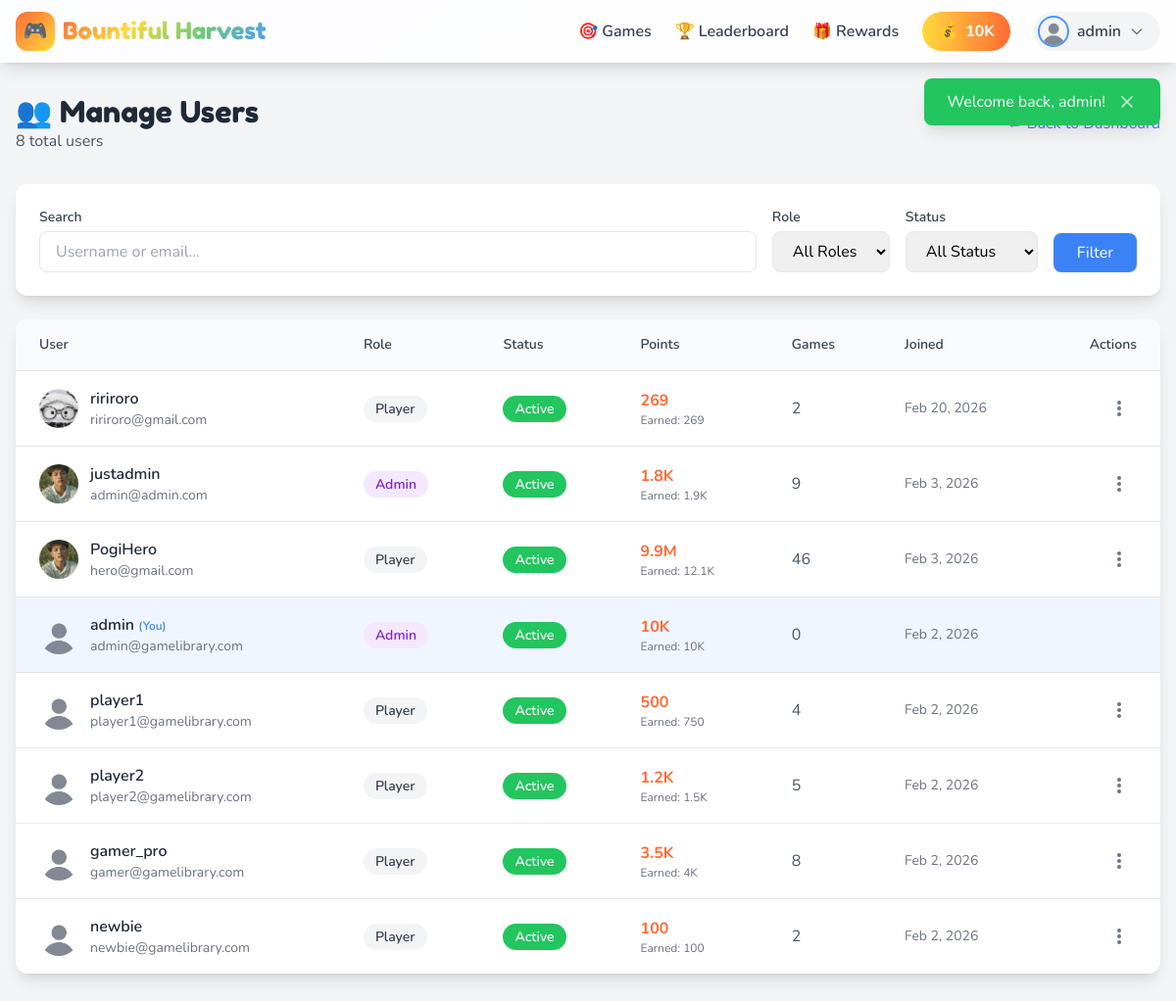
The page /admin/users.php (signed in) on the database its author committed.
### tables this page shows
CREATE TABLE `wallet` (
  `id` int(10) UNSIGNED NOT NULL,
  `user_id` int(10) UNSIGNED NOT NULL,
  `balance` int(10) UNSIGNED DEFAULT 0,
  `total_earned` int(10) UNSIGNED DEFAULT 0,
  `total_spent` int(10) UNSIGNED DEFAULT 0,
  `last_transaction_at` timestamp NULL DEFAULT NULL,
  `created_at` timestamp NOT NULL DEFAULT current_timestamp(),
  `updated_at` timestamp NOT NULL DEFAULT current_timestamp() ON UPDATE current_timestamp()
);

CREATE TABLE `users` (
  `id` int(10) UNSIGNED NOT NULL,
  `username` varchar(50) NOT NULL,
  `email` varchar(100) NOT NULL,
  `password` varchar(255) NOT NULL,
  `role` enum('player','admin') DEFAULT 'player',
  `avatar` varchar(255) DEFAULT 'default-avatar.png',
  `status` enum('active','banned','suspended') DEFAULT 'active',
  `email_verified_at` timestamp NULL DEFAULT NULL,
  `remember_token` varchar(100) DEFAULT NULL,
  `last_login` timestamp NULL DEFAULT NULL,
  `login_attempts` int(10) UNSIGNED DEFAULT 0,
  `locked_until` timestamp NULL DEFAULT NULL,
  `created_at` timestamp NOT NULL DEFAULT current_timestamp(),
  `updated_at` timestamp NOT NULL DEFAULT current_timestamp() ON UPDATE current_timestamp()
);

### includes/functions.php (called while the page is built, shortened)
<?php
function baseUrl(string $path = ''): string {
    return rtrim(APP_URL, '/') . '/' . ltrim($path, '/');
}
function asset(string $path): string {
    return baseUrl('assets/' . ltrim($path, '/'));
}
function e(string $string): string {
    return htmlspecialchars($string, ENT_QUOTES, 'UTF-8');
}
function formatNumber(int $number): string {
    if ($number >= 1000000) {
        return round($number / 1000000, 1) . 'M';
    }
    if ($number >= 1000) {
        return round($number / 1000, 1) . 'K';
    }
    return (string) $number;
}
function paginate(int $total, int $perPage, int $currentPage = 1): array {
    $totalPages = (int) ceil($total / $perPage);
    $currentPage = max(1, min($currentPage, $totalPages));
    $offset = ($currentPage - 1) * $perPage;
    return [
        'total' => $total,
        'per_page' => $perPage,
        'current_page' => $currentPage,
        'total_pages' => $totalPages,
        'offset' => $offset,
        'has_prev' => $currentPage > 1,
        'has_next' => $currentPage < $totalPages,
    ];
}
function statusColor(string $status): string {
    return match($status) {
        'active' => 'bg-green-500 text-white',
        'inactive', 'banned' => 'bg-red-500 text-white',
        'pending' => 'bg-yellow-500 text-black',
        'suspended', 'maintenance' => 'bg-orange-500 text-white',
        default => 'bg-gray-500 text-white'
    };
}

### includes/auth.php (called while the page is built, shortened)
<?php
class Auth {
    private static ?array $user = null;
    public static function check(): bool {
        if (isset($_SESSION['user_id'])) {
            return true;
        }
        return false;
    }
    public static function user(): ?array {
        if (self::$user === null) {
            self::$user = Database::fetch(
                "SELECT u.*, w.balance as wallet_balance
                 FROM users u
                 LEFT JOIN wallet w ON u.id = w.user_id
                 WHERE u.id = ?",
                [$_SESSION['user_id']]
            );
        }
        return self::$user;
    }
    public static function id(): ?int {
        return $_SESSION['user_id'] ?? null;
    }
}

### includes/database.php (called while the page is built, shortened)
<?php
class Database {
    private static ?PDO $instance = null;
    public static function getConnection(): PDO {
        if (self::$instance === null) {
            try {
                $dsn = sprintf(
                    "mysql:host=%s;dbname=%s;charset=%s",
                    DB_HOST,
                    DB_NAME,
                    DB_CHARSET
                );
                $options = [
                    PDO::ATTR_ERRMODE => PDO::ERRMODE_EXCEPTION,
                    PDO::ATTR_DEFAULT_FETCH_MODE => PDO::FETCH_ASSOC,
                    PDO::ATTR_EMULATE_PREPARES => false,
                    PDO::MYSQL_ATTR_INIT_COMMAND => "SET NAMES utf8mb4 COLLATE utf8mb4_unicode_ci"
                ];
                self::$instance = new PDO($dsn, DB_USER, DB_PASS, $options);
            } catch (PDOException $e) {
                if (APP_DEBUG) {
                    die("Database Connection Error: " . $e->getMessage());
                } else {
                    error_log("Database Connection Error: " . $e->getMessage());
                    die("A database error occurred. Please try again later.");
                }
            }
        }
        return self::$instance;
    }
    public static function db(): PDO {
        return self::getConnection();
    }
    public static function query(string $sql, array $params = []): PDOStatement {
        $stmt = self::db()->prepare($sql);
        $stmt->execute($params);
        return $stmt;
    }
    public static function fetch(string $sql, array $params = []): ?array {
        $result = self::query($sql, $params)->fetch();
        return $result ?: null;
    }
    public static function fetchAll(string $sql, array $params = []): array {
        return self::query($sql, $params)->fetchAll();
    }
}

### admin/users.php (the view, shortened to what this page needs)
<?php
require_once __DIR__ . '/../includes/header.php';
$page = max(1, (int)($_GET['page'] ?? 1));
$search = $_GET['search'] ?? '';
$where = ['1=1'];
$params = [];
$whereClause = implode(' AND ', $where);
$total = Database::fetch(
    "SELECT COUNT(*) as count FROM users WHERE $whereClause",
    $params
)['count'];
$pagination = paginate($total, USERS_PER_PAGE, $page);
$users = Database::fetchAll(
    "SELECT u.*, w.balance as wallet_balance, w.total_earned,
            (SELECT COUNT(*) FROM scores WHERE user_id = u.id) as games_played
     FROM users u
     LEFT JOIN wallet w ON u.id = w.user_id
     WHERE $whereClause
     ORDER BY u.created_at DESC
     LIMIT ? OFFSET ?",
    array_merge($params, [$pagination['per_page'], $pagination['offset']])
);
?>
<div class="min-h-screen py-8 px-4 bg-gray-100">
    <div class="max-w-7xl mx-auto">
        <div class="flex items-center justify-between mb-8">
            <div>
                <h1 class="font-game text-3xl text-gray-800">👥 Manage Users</h1>
                <p class="text-gray-600"><?= $total ?> total users</p>
            </div>
            <a href="<?= baseUrl('/admin/') ?>" class="text-blue-500 hover:underline">← Back to Dashboard</a>
        </div>
        <div class="bg-white rounded-xl shadow-lg p-6 mb-6">
            <form method="GET" class="flex flex-wrap gap-4 items-end">
                <div class="flex-1 min-w-[200px]">
                    <label class="block text-sm font-semibold text-gray-700 mb-1">Search</label>
                    <input type="text" name="search" value="<?= e($search) ?>"
                           placeholder="Username or email..."
                           class="w-full px-4 py-2 border rounded-lg focus:border-blue-500 outline-none">
                </div>
                <div>
                    <label class="block text-sm font-semibold text-gray-700 mb-1">Role</label>
                    <select name="role" class="px-4 py-2 border rounded-lg focus:border-blue-500 outline-none">
                        <option value="">All Roles</option>
                    </select>
                </div>
                <div>
                    <label class="block text-sm font-semibold text-gray-700 mb-1">Status</label>
                    <select name="status" class="px-4 py-2 border rounded-lg focus:border-blue-500 outline-none">
                        <option value="">All Status</option>
                    </select>
                </div>
                <button type="submit" class="bg-blue-500 text-white px-6 py-2 rounded-lg hover:bg-blue-600">
                    Filter
                </button>
                            </form>
        </div>
        <div class="bg-white rounded-xl shadow-lg overflow-hidden">
            <table class="w-full">
                <thead class="bg-gray-50 border-b">
                    <tr>
                        <th class="px-6 py-4 text-left text-sm font-semibold text-gray-700">User</th>
                        <th class="px-6 py-4 text-left text-sm font-semibold text-gray-700">Role</th>
                        <th class="px-6 py-4 text-left text-sm font-semibold text-gray-700">Status</th>
                        <th class="px-6 py-4 text-left text-sm font-semibold text-gray-700">Points</th>
                        <th class="px-6 py-4 text-left text-sm font-semibold text-gray-700">Games</th>
                        <th class="px-6 py-4 text-left text-sm font-semibold text-gray-700">Joined</th>
                        <th class="px-6 py-4 text-right text-sm font-semibold text-gray-700">Actions</th>
                    </tr>
                </thead>
                <tbody class="divide-y">
                    <?php foreach ($users as $user):
                        $isCurrentUser = $user['id'] === Auth::id();
                    ?>
                        <tr class="hover:bg-gray-50 <?= $isCurrentUser ? 'bg-blue-50' : '' ?>">
                            <td class="px-6 py-4">
                                <div class="flex items-center gap-3">
                                    <img src="<?= baseUrl('/assets/images/avatars/' . ($user['avatar'] ?? 'default-avatar.png')) ?>"
                                         alt="<?= e($user['username']) ?>"
                                         class="w-10 h-10 rounded-full object-cover"
                                         onerror="this.src='<?= baseUrl('/assets/images/avatars/default-avatar.png') ?>'">
                                    <div>
                                        <p class="font-semibold text-gray-800">
                                            <?= e($user['username']) ?>
                                            <?= $isCurrentUser ? '<span class="text-blue-500 text-xs">(You)</span>' : '' ?>
                                        </p>
                                        <p class="text-sm text-gray-500"><?= e($user['email']) ?></p>
                                    </div>
                                </div>
                            </td>
                            <td class="px-6 py-4">
                                <span class="px-3 py-1 rounded-full text-sm font-semibold <?= $user['role'] === 'admin' ? 'bg-purple-100 text-purple-700' : 'bg-gray-100 text-gray-700' ?>">
                                    <?= ucfirst($user['role']) ?>
                                </span>
                            </td>
                            <td class="px-6 py-4">
                                <span class="px-3 py-1 rounded-full text-sm font-semibold <?= statusColor($user['status']) ?>">
                                    <?= ucfirst($user['status']) ?>
                                </span>
                            </td>
                            <td class="px-6 py-4">
                                <p class="font-bold text-friv-orange"><?= formatNumber($user['wallet_balance'] ?? 0) ?></p>
                                <p class="text-xs text-gray-500">Earned: <?= formatNumber($user['total_earned'] ?? 0) ?></p>
                            </td>
                            <td class="px-6 py-4 text-gray-600">
                                <?= formatNumber($user['games_played']) ?>
                            </td>
                            <td class="px-6 py-4 text-gray-500 text-sm">
                                <?= date('M j, Y', strtotime($user['created_at'])) ?>
                            </td>
                            <td class="px-6 py-4 text-right">
                                <?php if (!$isCurrentUser): ?>
                                    <div class="relative" x-data="{ open: false }">
                                        <button @click="open = !open" class="p-2 hover:bg-gray-100 rounded-lg">
                                            <svg class="w-5 h-5 text-gray-500" fill="currentColor" viewBox="0 0 20 20">
                                                <path d="M10 6a2 2 0 110-4 2 2 0 010 4zM10 12a2 2 0 110-4 2 2 0 010 4zM10 18a2 2 0 110-4 2 2 0 010 4z"></path>
                                            </svg>
                                        </button>
                                    </div>
                                <?php endif; ?>
                            </td>
                        </tr>
                    <?php endforeach; ?>
                </tbody>
            </table>
        </div>
    </div>
</div>
<?php require_once __DIR__ . '/../includes/footer.php'; ?>

### includes/navbar.php (shortened to what this page needs)
<nav class="fixed top-0 left-0 right-0 z-40 bg-white/90 backdrop-blur-md shadow-lg">
    <div class="max-w-7xl mx-auto px-4">
        <div class="flex items-center justify-between h-16">
            <a href="<?= baseUrl() ?>" class="flex items-center gap-2 group">
                <div class="w-10 h-10 bg-gradient-to-br from-friv-orange to-friv-yellow rounded-xl flex items-center justify-center transform group-hover:rotate-12 transition-transform">
                    <span class="text-white text-xl">🎮</span>
                </div>
                <span class="font-game text-2xl gradient-text hidden sm:block"><?= APP_NAME ?></span>
            </a>
            <div class="hidden md:flex items-center gap-6">
                <a href="<?= baseUrl('/games/') ?>" class="text-gray-700 hover:text-friv-orange font-semibold transition-colors flex items-center gap-1">
                    <span>🎯</span> Games
                </a>
                <a href="<?= baseUrl('/leaderboard/') ?>" class="text-gray-700 hover:text-friv-orange font-semibold transition-colors flex items-center gap-1">
                    <span>🏆</span> Leaderboard
                </a>
                <a href="<?= baseUrl('/rewards/') ?>" class="text-gray-700 hover:text-friv-orange font-semibold transition-colors flex items-center gap-1">
                    <span>🎁</span> Rewards
                </a>
                <?php if ($isLoggedIn): ?>
                    <div class="bg-gradient-to-r from-friv-yellow to-friv-orange text-white px-4 py-2 rounded-full font-bold flex items-center gap-2">
                        <span>💰</span>
                        <span id="navbar-balance"><?= formatNumber($currentUser['wallet_balance'] ?? 0) ?></span>
                    </div>
                    <div class="relative" x-data="{ open: false }">
                        <button @click="open = !open" class="flex items-center gap-2 bg-gray-100 hover:bg-gray-200 rounded-full pl-1 pr-4 py-1 transition-colors">
                            <img src="<?= asset('images/avatars/' . ($currentUser['avatar'] ?? 'default-avatar.png')) ?>"
                                 alt="Avatar"
                                 class="w-8 h-8 rounded-full object-cover border-2 border-friv-blue">
                            <span class="font-semibold text-gray-700"><?= e($currentUser['username']) ?></span>
                            <svg class="w-4 h-4 text-gray-500" fill="none" stroke="currentColor" viewBox="0 0 24 24">
                                <path stroke-linecap="round" stroke-linejoin="round" stroke-width="2" d="M19 9l-7 7-7-7"></path>
                            </svg>
                        </button>
                    </div>
                <?php endif; ?>
            </div>
        </div>
    </div>
</nav>

### includes/header.php (style rules this page uses)
body { font-family: 'Nunito', sans-serif; }
.font-game { font-family: 'Fredoka One', cursive; }
.gradient-text { background: linear-gradient(135deg, #FF6B35, #FFD93D, #6BCB77, #4D96FF); -webkit-background-clip: text; -webkit-text-fill-color: transparent; background-clip: text; }

### rows shown on the page
wallet: balance "10K", user.avatar (placeholder picture), user.username "admin"
users: avatar (picture), username "ririroro", email "ririroro@gmail.com", role "Player", status "Active", wallet_balance "269", total_earned "269", games_played "2", created_at "Feb 20, 2026"
users: avatar (picture), username "justadmin", email "admin@admin.com", role "Admin", status "Active", wallet_balance "1.8K", total_earned "1.9K", games_played "9", created_at "Feb 3, 2026"
users: avatar (picture), username "PogiHero", email "hero@gmail.com", role "Player", status "Active", wallet_balance "9.9M", total_earned "12.1K", games_played "46", created_at "Feb 3, 2026"
users: avatar (placeholder picture), username "admin", shows "(You)", email "admin@gamelibrary.com", role "Admin", status "Active", wallet_balance "10K", total_earned "10K", games_played "0", created_at "Feb 2, 2026"
users: avatar (placeholder picture), username "player1", email "player1@gamelibrary.com", role "Player", status "Active", wallet_balance "500", total_earned "750", games_played "4", created_at "Feb 2, 2026"
users: avatar (placeholder picture), username "player2", email "player2@gamelibrary.com", role "Player", status "Active", wallet_balance "1.2K", total_earned "1.5K", games_played "5", created_at "Feb 2, 2026"
users: avatar (placeholder picture), username "gamer_pro", email "gamer@gamelibrary.com", role "Player", status "Active", wallet_balance "3.5K", total_earned "4K", games_played "8", created_at "Feb 2, 2026"
users: avatar (placeholder picture), username "newbie", email "newbie@gamelibrary.com", role "Player", status "Active", wallet_balance "100", total_earned "100", games_played "2", created_at "Feb 2, 2026"

### other values the page prints
APP_NAME "Bountiful Harvest"
$message "Welcome back, admin!"
$total "8"
